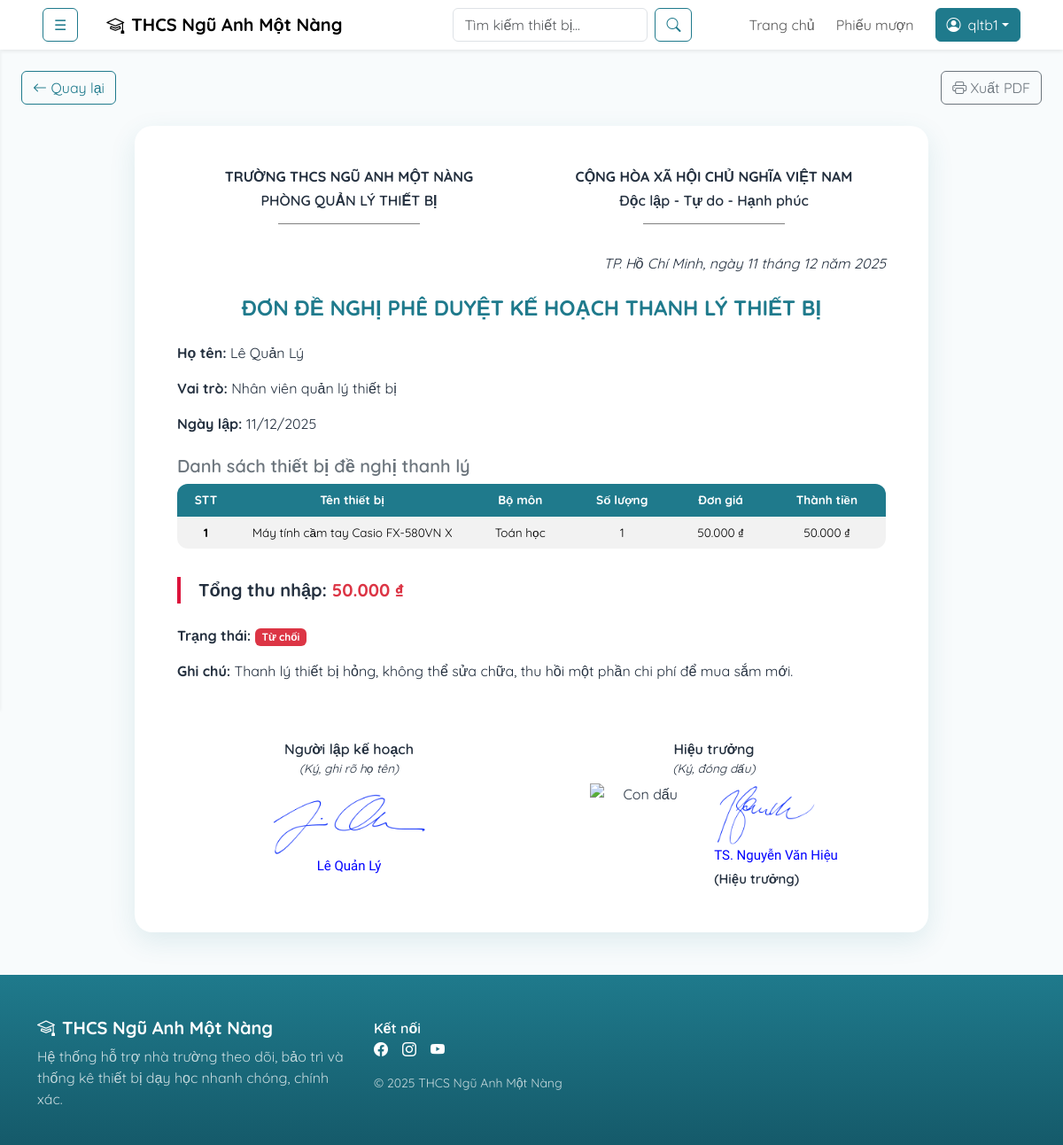
The app's page /index.php?page=xemkehoachthanhly&maKeHoachThanhLy=8 (signed in) with its own data.
### tables this page shows
CREATE TABLE `kehoachthanhly` (
  `maKeHoachThanhLy` int(11) NOT NULL,
  `maNguoiDung` int(11) NOT NULL,
  `ngayLap` date DEFAULT NULL,
  `tongThuNhap` decimal(18,2) DEFAULT 0.00,
  `trangThai` varchar(50) DEFAULT NULL,
  `ghiChu` text DEFAULT NULL
);

CREATE TABLE `nguoidung` (
  `maNguoiDung` int(11) NOT NULL,
  `tenDangNhap` varchar(255) NOT NULL,
  `matKhau` varchar(255) NOT NULL,
  `hoTen` varchar(255) DEFAULT NULL,
  `email` varchar(255) DEFAULT NULL,
  `soDienThoai` varchar(255) DEFAULT NULL,
  `maBoMon` int(11) DEFAULT NULL,
  `maVaiTro` int(11) DEFAULT NULL
);

CREATE TABLE `vaitro` (
  `maVaiTro` int(11) NOT NULL,
  `tenVaiTro` varchar(255) DEFAULT NULL,
  `moTa` text DEFAULT NULL
);

CREATE TABLE `chitietkehoachthanhly` (
  `maChiTietKHThanhLy` int(11) NOT NULL,
  `maKeHoachThanhLy` int(11) NOT NULL,
  `maThietBi` int(11) NOT NULL,
  `soLuong` int(11) DEFAULT 1,
  `donGia` decimal(18,2) DEFAULT 0.00,
  `thanhTien` decimal(18,2) DEFAULT NULL
);

CREATE TABLE `thietbi` (
  `maThietBi` int(11) NOT NULL,
  `tenThietBi` varchar(255) NOT NULL,
  `hinhAnh` varchar(255) DEFAULT NULL,
  `donVi` varchar(50) NOT NULL,
  `soLuong` int(11) NOT NULL,
  `lop` varchar(50) NOT NULL,
  `maBoMon` int(11) NOT NULL,
  `maNhaCungCap` int(11) NOT NULL,
  `moTa` text DEFAULT NULL
);

CREATE TABLE `bomon` (
  `maBoMon` int(11) NOT NULL,
  `tenBoMon` varchar(100) NOT NULL,
  `moTa` text DEFAULT NULL
);

### App/Models/mKeHoachThanhLy.php (called while the page is built, shortened)
<?php
class modelKeHoachThanhLy {
    public function select01KeHoachThanhLy($maKeHoachThanhLy) {
        $p = new clsKetNoi();
        $truyvan = "SELECT * FROM kehoachthanhly tl
                    JOIN nguoidung nd ON tl.maNguoiDung = nd.maNguoiDung
                    JOIN vaitro vt ON nd.maVaiTro = vt.maVaiTro
                    WHERE maKeHoachThanhLy = $maKeHoachThanhLy";
        $con = $p->moketnoi();
        $kq = mysqli_query($con, $truyvan);
        return $kq;
    }
    public function select01ChiTietKHThanhLy($maKeHoachThanhLy) {
        $p = new clsKetNoi();
        $truyvan = "SELECT *, ct.soLuong FROM chitietkehoachthanhly ct
                    LEFT JOIN thietbi tb ON ct.maThietBi = tb.maThietBi
                    LEFT JOIN bomon bm ON tb.maBoMon = bm.maBoMon
                    LEFT JOIN kehoachthanhly tl ON ct.maKeHoachThanhLy = tl.maKeHoachThanhLy
                    LEFT JOIN nguoidung nd ON tl.maNguoiDung = nd.maNguoiDung
                    LEFT JOIN vaitro vt ON nd.maVaiTro = vt.maVaiTro
                    WHERE ct.maKeHoachThanhLy = $maKeHoachThanhLy";
        $con = $p->moketnoi();
        $kq = mysqli_query($con, $truyvan);
        return $kq;
    }
}
?>

### App/Controllers/cKeHoachThanhLy.php (called while the page is built, shortened)
<?php
include_once('App/Models/mKeHoachThanhLy.php');
class controlKeHoachThanhLy {
    public function get01KeHoachThanhLy($maKeHoachThanhLy) {
        $p = new modelKeHoachThanhLy();
        $kq = $p->select01KeHoachThanhLy($maKeHoachThanhLy);
        return $kq;
    }
    public function get01ChiTietKHThanhLy($maKeHoachThanhLy) {
        $p = new modelKeHoachThanhLy();
        $kq = $p->select01ChiTietKHThanhLy($maKeHoachThanhLy);
        if(mysqli_num_rows($kq) > 0) return $kq;
        return false;
    }
}
?>

### App/Views/thietbi/kehoachthanhly/xemkehoachthanhly.php (the view, shortened to what this page needs)
<?php
include_once('App/Controllers/cKeHoachThanhLy.php');
$p = new controlKeHoachThanhLy();
$maKeHoachThanhLy = $_GET['maKeHoachThanhLy'];
$kq = $p->get01KeHoachThanhLy($maKeHoachThanhLy);
if($kq && $kq->num_rows > 0) {
    $r = $kq->fetch_assoc();
} else {
    echo "<script>alert('Không tìm thấy kế hoạch.'); window.location.href='index.php?page=dskehoachthanhly';</script>";
    exit();
}
?>
<div class="d-flex justify-content-between align-items-center mx-4 my-4">
    <button type="button" class="btn btn-outline-primary" onclick="window.history.back();"><i class="bi bi-arrow-left"></i> Quay lại</button>
    <button type="button" id="exportPDF" class="btn btn-outline-secondary"><i class="bi bi-printer"></i> Xuất PDF</button>
</div>
<div class="container d-flex justify-content-center align-items-center mb-5">
    <div class="card-na border-0" style="max-width: 56rem; width: 100%;">
        <div class="card-body p-5">
            <div class="row d-flex justify-content-between align-items-center mb-3">
                <div class="col-6 text-center">
                    <h6 class="fw-bold text-uppercase">Trường THCS Ngũ Anh Một Nàng</h6>
                    <h6 class="fw-semibold text-uppercase">Phòng Quản lý thiết bị</h6>
                    <div class="d-flex justify-content-center my-3">
                        <div style="width: 10em; border-bottom: 1px solid gray;"></div>
                    </div>
                </div>
                <div class="col-6 text-center">
                    <h6 class="fw-bold text-uppercase">Cộng hòa xã hội chủ nghĩa Việt Nam</h6>
                    <h6 class="fw-semibold">Độc lập - Tự do - Hạnh phúc</h6>
                    <div class="d-flex justify-content-center my-3">
                        <div style="width: 10em; border-bottom: 1px solid gray;"></div>
                    </div>
                </div>
            </div>
            <p class="text-end mb-4">
                <?php
                    $ngay = date("d", strtotime($r['ngayLap']));
                    $thang = date("m", strtotime($r['ngayLap']));
                    $nam = date("Y", strtotime($r['ngayLap']));
                    echo "<i>TP. Hồ Chí Minh, ngày $ngay tháng $thang năm $nam</i>";
                ?>
            </p>
            <h4 class="text-center fw-bold text-primary text-uppercase mb-4">Đơn đề nghị phê duyệt kế hoạch thanh lý thiết bị</h4>
            <p><strong>Họ tên:</strong> <?= $r['hoTen'] ?></p>
            <p><strong>Vai trò:</strong> <?= $r['tenVaiTro'] ?></p>
            <p><strong>Ngày lập:</strong> <?= date("d/m/Y", strtotime($r['ngayLap'])) ?></p>
            <h5 class="fw-semibold text-secondary mt-4 mb-2">Danh sách thiết bị đề nghị thanh lý</h5>
            <div class="d-flex justify-content-center mb-3">
                <div class="table-responsive text-center" style="width: 100%;">
                    <table class="table table-striped table-borderless align-middle" style="font-size: 0.85em;">
                        <thead>
                            <tr>
                                <th>STT</th>
                                <th>Tên thiết bị</th>
                                <th>Bộ môn</th>
                                <th>Số lượng</th>
                                <th>Đơn giá</th>
                                <th>Thành tiền</th>
                            </tr>
                        </thead>
                        <tbody>
                            <?php
                            $res = $p->get01ChiTietKHThanhLy($maKeHoachThanhLy);
                            if($res && $res->num_rows > 0) {
                                $dem = 1;
                                while($row = $res->fetch_assoc()) {
                                    echo '<tr>';
                                    echo '<td><strong>' . $dem++ . '</strong></td>';
                                    echo '<td title="'. $row['tenThietBi'] .'">' . $row['tenThietBi'] . '</td>';
                                    echo '<td>' . $row['tenBoMon'] . '</td>';
                                    echo '<td>' . $row['soLuong'] . '</td>';
                                    echo '<td>' . number_format($row['donGia'], 0, ',', '.') . ' ₫</td>';
                                    echo '<td>' . number_format($row['thanhTien'], 0, ',', '.') . ' ₫</td>';
                                    echo '</tr>';
                                }
                            } else {
                                echo '<tr><td colspan="7" class="text-center text-muted">Chưa có thiết bị nào trong kế hoạch này.</td></tr>';
                            }
                            ?>
                        </tbody>
                    </table>
                </div>
            </div>
            <p class="fw-bold mb-4" style="font-size: 1.25rem; border-left: 4px solid crimson; padding-left: 1em;">
                Tổng thu nhập:
                <span class="text-danger"><?= number_format($r['tongThuNhap'], 0, ',', '.') ?> ₫</span>
            </p>
            <p><strong>Trạng thái:</strong>
            <?php
            switch ($r['trangThai']) {
                case "Từ chối": echo '<span class="badge bg-danger">' . $r['trangThai'] . '</span>'; break;
            }
            ?>
            </p>
            <p><strong>Ghi chú:</strong> <?= $r['ghiChu'] ?></p>
            <br><br>
            <div class="row">
                <div class="col-6 text-center">
                    <div class="fw-semibold">Người lập kế hoạch</div>
                    <div class="fst-italic" style="font-size:0.85rem;">(Ký, ghi rõ họ tên)</div>
                    <div style="margin-top:18px;">
                        <img src="../public/uploads/signature_nguoilap.png" alt="Chữ ký người lập" style="max-width:180px; max-height:70px; filter: brightness(0) saturate(100%) invert(12%) sepia(97%) saturate(7490%) hue-rotate(241deg) brightness(95%) contrast(106%);"">
                        <div style="font-family: 'Playwrite NO', cursive; font-size: 15px; color: blue"><?= $r['hoTen'] ?></div>
                    </div>
                </div>
                <div class="col-6 text-center">
                    <div class="fw-semibold">Hiệu trưởng</div>
                    <div class="fst-italic" style="font-size:0.85rem;">(Ký, đóng dấu)</div>
                    <?php if(isset($r['trangThai']) && $r['trangThai'] != "Chờ duyệt"): ?>
                    <div style="margin-top:6px; display:flex; justify-content:center; gap:20px; align-items:center;">
                        <div style="width:120px; height:120px; display:flex; justify-content:center; align-items:center; position:relative;">
                            <img src="../public/uploads/stamp_hieutruong.png" alt="Con dấu" style="width:120px; height:120px; object-fit:contain;">
                        </div>
                        <div style="text-align:left;">
                            <img src="../public/uploads/signature_hieutruong.png" alt="Chữ ký Hiệu trưởng" style="max-width:180px; max-height:70px; filter: brightness(0) saturate(100%) invert(12%) sepia(97%) saturate(7490%) hue-rotate(241deg) brightness(95%) contrast(106%);">
                            <div style="font-family: 'Playwrite NO', cursive; font-size: 15px; color: blue">TS. Nguyễn Văn Hiệu</div>
                            <div style="font-size:15px; margin-top:4px; font-weight:600;">(Hiệu trưởng)</div>
                        </div>
                    </div>
                    <?php endif; ?>
                </div>
            </div>
        </div>
    </div>
</div>

### public/css/style.css (style rules this page uses)
:root { --na-primary: #1f7a8c; --na-primary-2: #155a6a; --na-accent: #f4a261; --na-ink: #24303f; --na-muted: #6c7a89; --na-bg: #f8fbfc; --na-card: #ffffff; --na-gold: #c9a227; --shadow-soft: 0 10px 30px rgba(31,122,140,.12); }
body { font-family: 'Quicksand', Arial, sans-serif; color:var(--na-ink); background:var(--na-bg) }
.btn-outline-primary { --bs-btn-color:var(--na-primary); --bs-btn-border-color:var(--na-primary); --bs-btn-hover-bg:var(--na-primary); --bs-btn-hover-border-color:var(--na-primary) }
.text-primary { color:var(--na-primary)!important }
.card-na { border:0; border-radius:1.25rem; box-shadow:var(--shadow-soft); background:var(--na-card) }
.table thead th { background-color: var(--na-primary); color: white; }
.table { border-radius: 12px; overflow: hidden; }

### App/Views/thietbi/kehoachthanhly/xemkehoachthanhly.php (style rules this page uses)
th, td { max-width: 12.5em; white-space: nowrap; overflow: hidden; text-overflow: ellipsis; }

### records on screen
kehoachthanhly: ngayLap "11", ngayLap "12", ngayLap "2025", maNguoiDung.hoTen "Lê Quản Lý", vaitro.tenVaiTro "Nhân viên quản lý thiết bị", ngayLap "11/12/2025", tongThuNhap "50.000", trangThai "Từ chối", ghiChu "Thanh lý thiết bị hỏng, không thể sửa chữa, thu hồi một phần chi phí để mua sắm mới."
chitietkehoachthanhly: maThietBi.tenThietBi "Máy tính cầm tay Casio FX-580VN X", bomon.tenBoMon "Toán học", soLuong "1", donGia "50.000", thanhTien "50.000"

### other values on screen
$_SESSION['tenDangNhap'] "qltb1"
